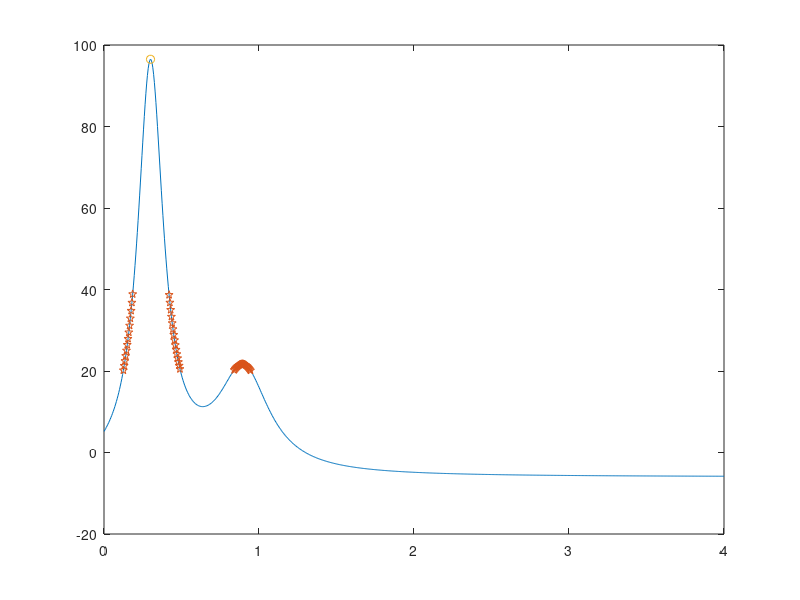

This chart was generated by the following MATLAB code:
function res = gr()
  x = 0:0.005:4;
  y = humps(x);
  c = plot(x, y);
  hold on;
  y1 = find(y>= 20 & y <= 40);
  c3 = plot(x(y1),y(y1), 'p');
  ym = find(y==max(y));
  c4 = plot(x(ym),y(ym), 'o');
  hold off;
end
